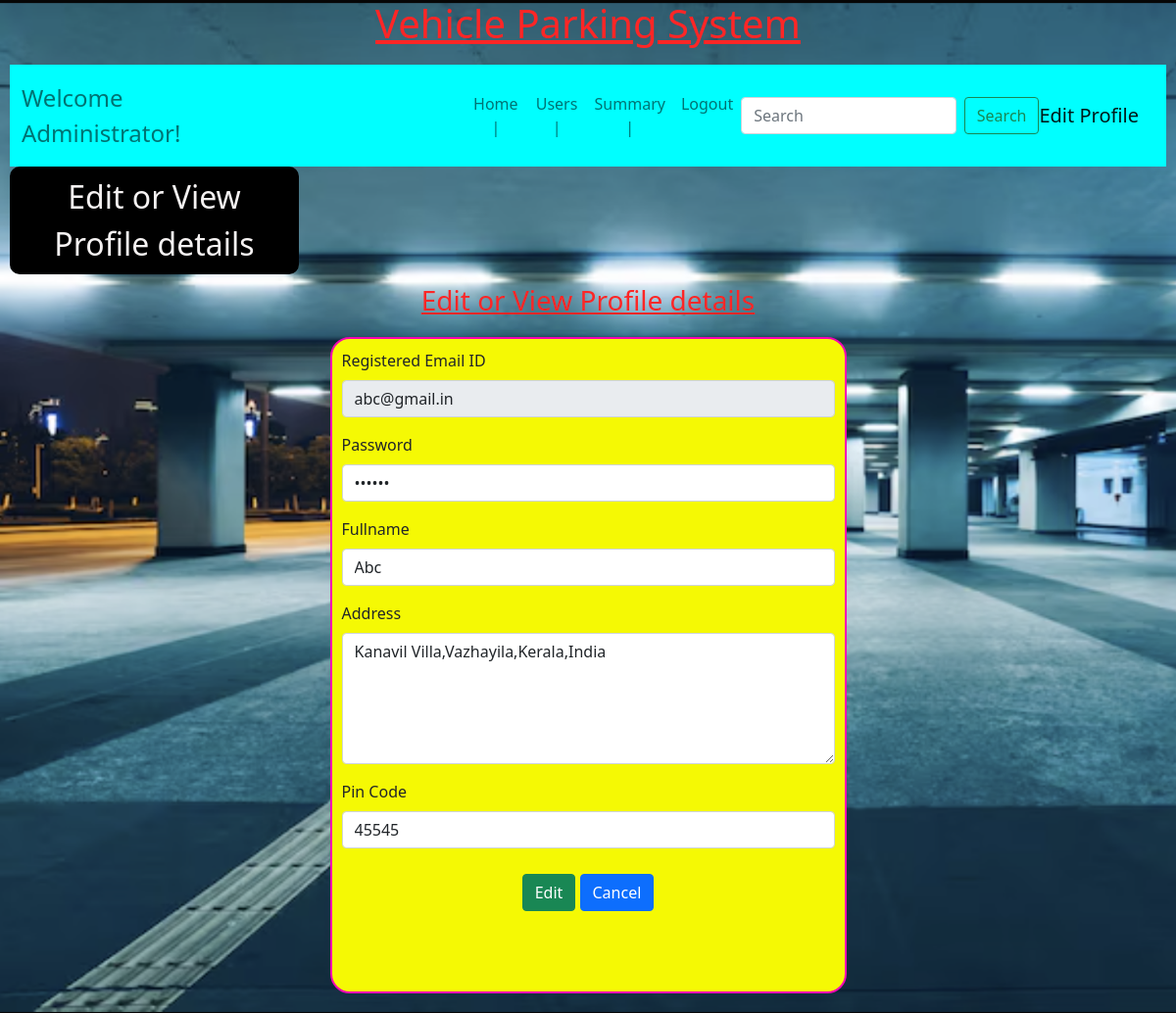
The app's page /edit_profile_admin/abc@gmail.in with its own data.
### backend/models.py (models this page shows)
class User_Details(db.Model):
    __tablename__="user_details" #by default,tablename will be taken as the class name with all letters in lower case
    id=db.Column(db.Integer,primary_key=True)
    email=db.Column(db.String,unique=True,nullable=False)
    password=db.Column(db.String,nullable=False)
    role=db.Column(db.Integer,default=1) # by default, the one who registers is user and not admin
    full_name=db.Column(db.String,nullable=False)
    address=db.Column(db.String,nullable=False)
    pin_code=db.Column(db.Integer,nullable=False)
    reserve_parking_spot=db.relationship("Reserve_parking_spot",cascade="all,delete",backref="user_details",lazy=True)

### backend/controllers.py (the view, shortened to what this page needs)
@app.route("/edit_profile_admin/<email>",methods=["GET","POST"])
def edit_admin(email):
    user=User_Details.query.filter_by(email=email).first()
    if not user:
        return redirect(url_for("admindashboardfn",name=email))
    p=user.password
    a=user.address
    n=user.full_name
    pi=user.pin_code
    return render_template("edit_admin.html",email=email,password=p,name=n,address=a,pincode=pi)

### templates/edit_admin.html (shortened to what this page needs)
{%extends "adminlayout.html"%}
{%block content%}
            <div class="centers">
                Edit or View Profile details
            </div>
            <div class="my_panel">
                <div class="center">
                    <h3><u>Edit or View Profile details</u></h3>
                </div>
                <form action="/edit_profile_admin/{{email}}" method="POST">
                <div class="input-form2">
                    <div class="mb-3">
                        <label for="email" class="form-label">Registered Email ID</label>
                        <input type="email" class="form-control" id="email" name="gmail" value="{{email}}" readonly>
                    </div>
                    <div class="mb-3">
                        <label for="password" class="form-label">Password</label>
                        <input type="password" class="form-control" id="password" name="password" value="{{password}}">
                    </div>
                    <div class="mb-3">
                        <label for="full_name" class="form-label">Fullname</label>
                        <input type="text" class="form-control" id="full_name" name="fulnam" value="{{name}}">
                    </div>
                    <div class="mb-3">
                        <label for="address" class="form-label">Address</label>
                        <textarea class="form-control" id="address" name="address" rows="5" cols="50">{{address}}</textarea>
                    </div>
                    <div class="mb-3">
                        <label for="pincode" class="form-label">Pin Code</label>
                        <input type="number" class="form-control" id="pincode" name="pincode" value="{{pincode}}">
                    </div>
                    <div class="button">
                        <button type="submit" class="btn btn-success">Edit</button>
                    <a href="/admin/{{name}}" type="button" class="btn btn-primary">Cancel</a>
                    </div>
                </div>
                </form>
            </div>
{%endblock%}

### static/styles/styles.css (style rules this page uses)
* { margin: 0px; }
html { background-image: url(/static/images/bkg1.png); background-size: cover; }
.my_panel { margin: auto; padding: 10px; }
.center { text-align: center; margin: auto; color: rgb(254, 38, 38); }
.button { text-align: center; padding: 10px; }
.input-form2 { border: 2px solid rgb(243, 4, 179); width: 527px; height: 670px; margin: auto; margin-top: 20px; padding: 10px; border-radius: 20px; font-size: 16px; text-align: justify; background-color: rgb(245, 249, 4); }
.centers { width: 25%; font-size: xx-large; color: oklab(96.346% 0.00308 0.00084); border: 2px solid black; border-radius: 10px; text-align: center; padding: 5px; background-color: black; }

### records on screen
User_Details: fulnam "Abc", address "Kanavil Villa,Vazhayila,Kerala,India", pincode "45545"
